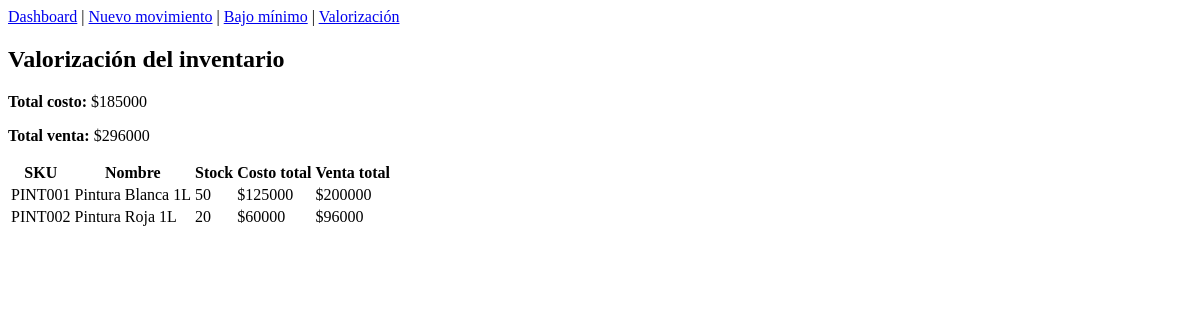
/reports/valuation, run on an earlier commit of the app's database.
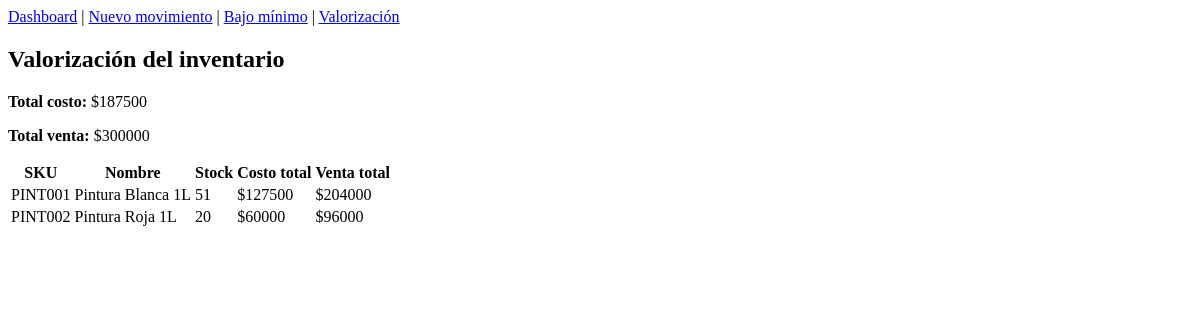
And on a later commit of the database.
### models.py (models this page shows, shortened)
class Product(db.Model):
    __tablename__ = 'products'
    id = db.Column(db.Integer, primary_key=True)
    sku = db.Column(db.String(50), unique=True, nullable=False)
    name = db.Column(db.String(150), nullable=False)
    category = db.Column(db.String(100))
    description = db.Column(db.Text)
    cost_price = db.Column(db.Float, default=0.0)
    sale_price = db.Column(db.Float, default=0.0)
    stock = db.Column(db.Integer, default=0)
    min_stock = db.Column(db.Integer, default=0)
    supplier_id = db.Column(db.Integer, db.ForeignKey('suppliers.id'))
    created_at = db.Column(db.DateTime, default=datetime.utcnow)

### app.py (the view)
@app.route('/reports/valuation')
def report_valuation():
    total_cost = db.session.query(db.func.sum(Product.stock * Product.cost_price)).scalar() or 0
    total_sale = db.session.query(db.func.sum(Product.stock * Product.sale_price)).scalar() or 0
    products = Product.query.order_by(Product.name.asc()).all()
    return render_template('reports_valuation.html', products=products, total_cost=total_cost, total_sale=total_sale)

### templates/reports_valuation.html (shortened to what this page needs)
{% extends 'base.html' %}
{% block content %}
  <h2>Valorización del inventario</h2>
  <p>
    <strong>Total costo:</strong> ${{ '%.0f'|format(total_cost) }}
  </p>
  <p>
    <strong>Total venta:</strong> ${{ '%.0f'|format(total_sale) }}
  </p>
  <table class="table">
    <thead>
      <tr>
        <th>SKU</th>
        <th>Nombre</th>
        <th>Stock</th>
        <th>Costo total</th>
        <th>Venta total</th>
      </tr>
    </thead>
    <tbody>
      {% for p in products %}
        <tr>
          <td>{{ p.sku }}</td>
          <td>{{ p.name }}</td>
          <td>{{ p.stock }}</td>
          <td>${{ '%.0f'|format(p.stock * p.cost_price) }}</td>
          <td>${{ '%.0f'|format(p.stock * p.sale_price) }}</td>
        </tr>
      {% endfor %}
    </tbody>
  </table>
{% endblock %}

What changed in the data, as far as the page shows it:
changed Product "PINT001": stock "50" → "51"; p.stock*p.cost_price "125000" → "127500"; p.stock*p.sale_price "200000" → "204000"
Also different on the page:
{{ '%.0f'|format(total_cost) }}: "185000" → "187500"
{{ '%.0f'|format(total_sale) }}: "296000" → "300000"
